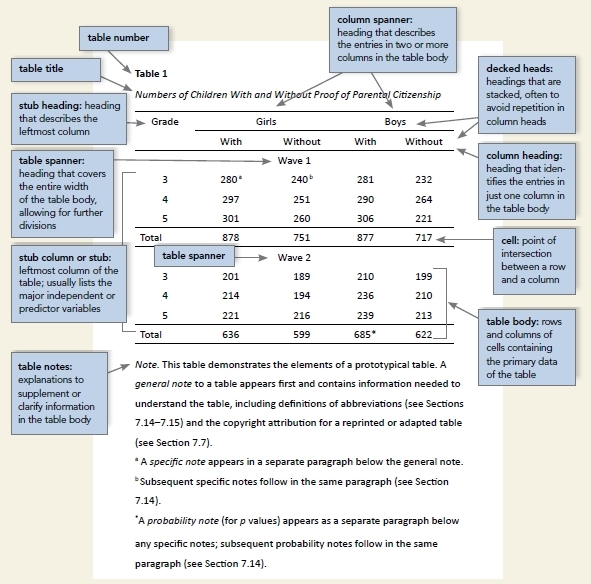
#> input picture references/table-setup-image_tcm11-262906_w1024_n.jpg, 591 x 584 px
$ python -i ocr_deblur_metrics_prepost.py   (imports and definitions only)   (older library calls are emulated)
#> lines starting #> are read from the running program, lines starting #| are printed output that depends on the picture; after the words box and inside, x2 and y2 are one past the last pixel; in counts of white or black regions, pixels touching at a corner belong together
#> further down, picture is the input picture: shape (584, 591, 3); mean B, G, R 229.3, 228, 225.2
import os
import cv2
import numpy as np
import pytesseract
from PIL import Image
import re
from pathlib import Path

# Set Tesseract command - adjust path as needed for Windows
pytesseract.pytesseract.tesseract_cmd = r'C:\Program Files\Tesseract-OCR\tesseract.exe'

# [13 lines left out: functions clean_text, detect_blur, not called in this run]

def deblur_image(image):
    """Apply deblurring techniques to image."""
    if len(image.shape) == 3:
        gray = cv2.cvtColor(image, cv2.COLOR_BGR2GRAY)
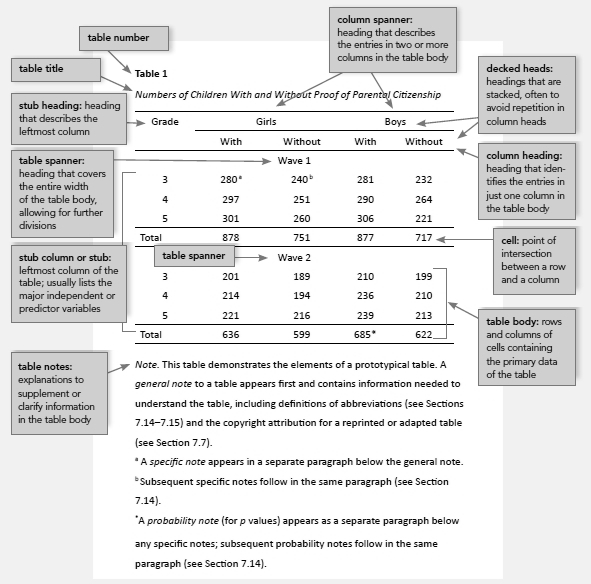
#> gray: shape (584, 591); min 0, max 255, mean 227.3
    else:
        gray = image.copy()

    # Histogram equalization
    gray = cv2.equalizeHist(gray)
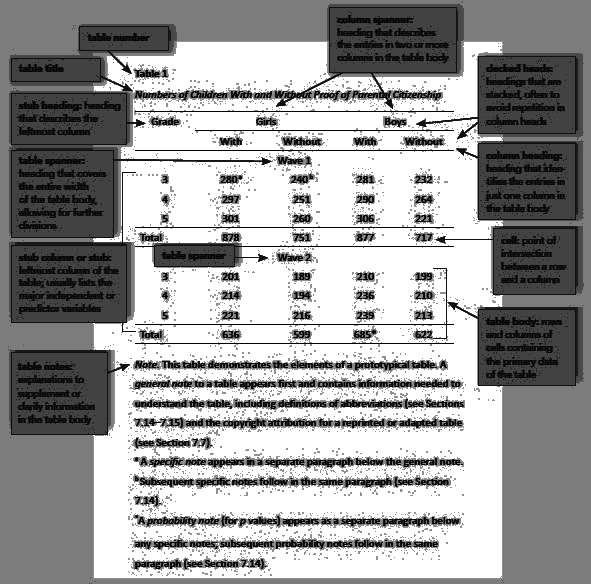
#> gray: shape (584, 591); min 0, max 255, mean 157.7

    # Increase contrast
    gray = cv2.convertScaleAbs(gray, alpha=2.5, beta=50)
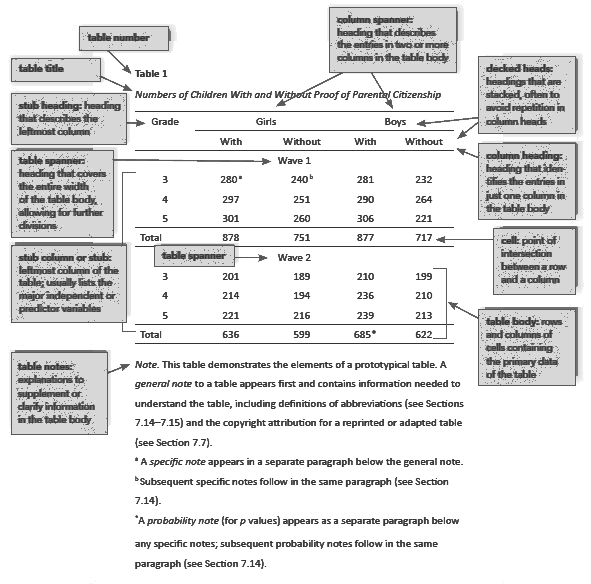
#> gray: shape (584, 591); min 50, max 255, mean 227.7

    # Resize for better readability
    height, width = gray.shape
#> height = 584; width = 591
    scale_factor = 2
    resized = cv2.resize(gray, (width * scale_factor, height * scale_factor), interpolation=cv2.INTER_CUBIC)

    # Gaussian blur to reduce noise
    blurred = cv2.GaussianBlur(resized, (3, 3), 0)

    # Adaptive and Otsu thresholding
    _, binary_otsu = cv2.threshold(blurred, 0, 255, cv2.THRESH_BINARY + cv2.THRESH_OTSU)
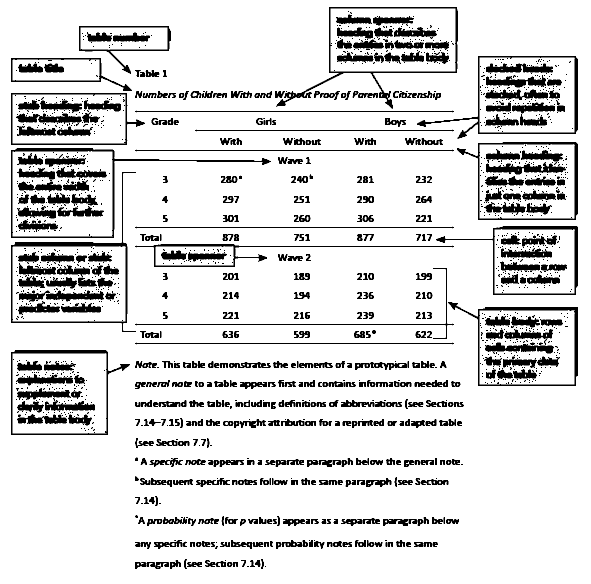
#> binary_otsu: shape (1168, 1182) (shown at 1/2 size); 86% white; 1670 black regions (1136 under 20 px), largest, box (x1, y1, x2, y2) and area: (22, 296, 542, 476) 4224, (22, 344, 272, 664) 4064, (552, 14, 916, 218) 4033
    binary_adaptive = cv2.adaptiveThreshold(blurred, 255, cv2.ADAPTIVE_THRESH_GAUSSIAN_C, cv2.THRESH_BINARY, 11, 2)
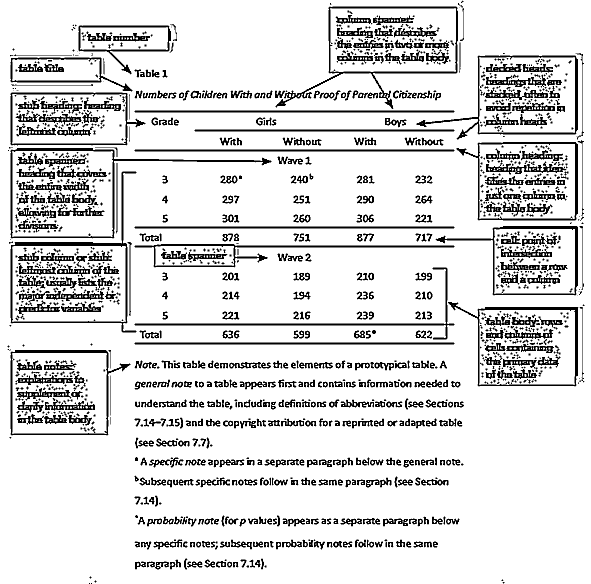
#> binary_adaptive: shape (1168, 1182) (shown at 1/2 size); 86.3% white; 1665 black regions (881 under 20 px), largest, box (x1, y1, x2, y2) and area: (21, 343, 273, 665) 4363, (551, 13, 916, 218) 4331, (21, 296, 543, 477) 4308
    binary = cv2.bitwise_and(binary_adaptive, binary_otsu)
#> binary: shape (1168, 1182); 83.9% white; 1576 black regions (863 under 20 px), largest, box (x1, y1, x2, y2) and area: (551, 13, 916, 218) 4638, (21, 343, 273, 665) 4605, (21, 296, 543, 477) 4519

    # Sharpen
    kernel_sharpening = np.array([[0, -1, 0], [-1, 5, -1], [0, -1, 0]])
    binary = cv2.filter2D(binary, -1, kernel_sharpening)

    # Morphological operations
    kernel = np.ones((3, 3), np.uint8)
    binary = cv2.dilate(binary, kernel, iterations=1)
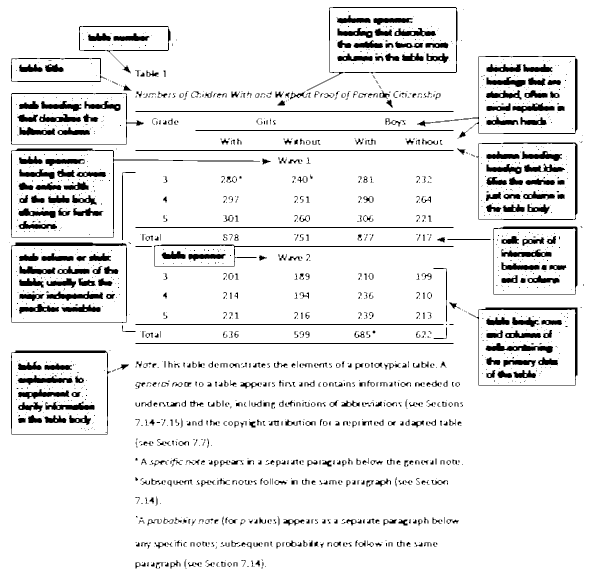
#> binary: shape (1168, 1182) (shown at 1/2 size); 91.8% white; 1797 black regions (1187 under 20 px), largest, box (x1, y1, x2, y2) and area: (22, 485, 254, 646) 2221, (22, 297, 520, 475) 2208, (936, 615, 1155, 771) 1979
    binary = cv2.erode(binary, kernel, iterations=1)
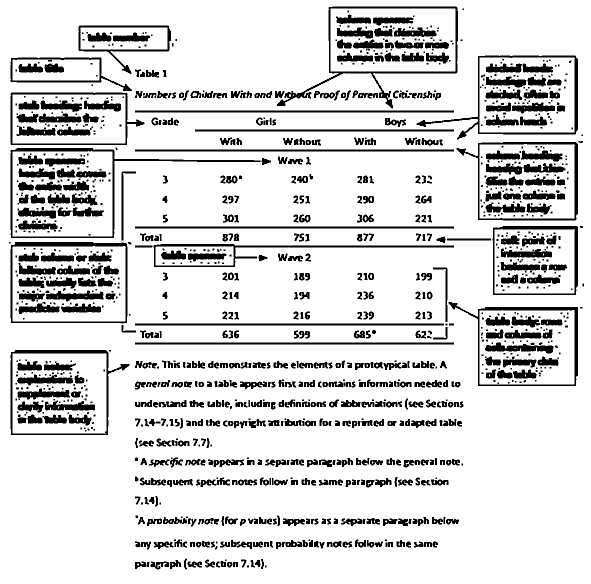
#> binary: shape (1168, 1182) (shown at 1/2 size); 85.1% white; 1299 black regions (620 under 20 px), largest, box (x1, y1, x2, y2) and area: (554, 13, 916, 217) 4579, (21, 296, 521, 476) 4328, (833, 111, 1156, 279) 3812

    return binary

# [95 lines left out: functions extract_text, calculate_metrics, evaluate_document, main, not called in this run]

# [2 lines not run here, left out]

>>> import cv2
>>> picture = cv2.imread('table-setup-image_tcm11-262906_w1024_n.jpg')
>>> result = deblur_image(picture)

$ run again, on references/IMG_6047.PNG
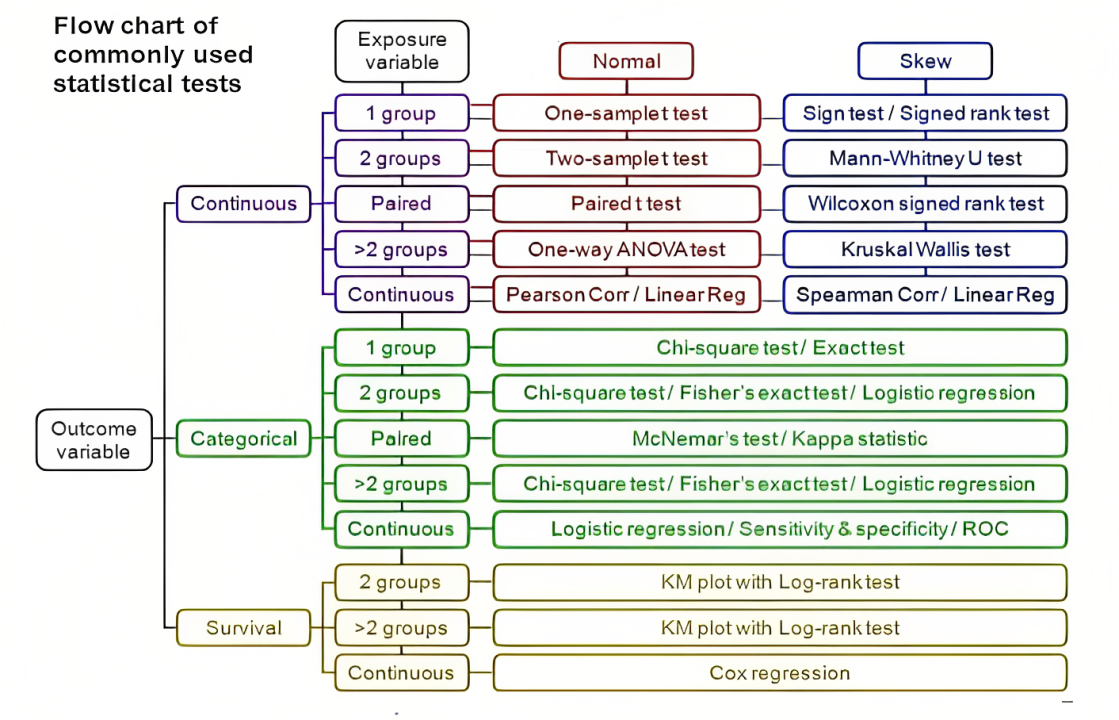
#> input picture references/IMG_6047.PNG, 1119 x 720 px
#> picture is the input picture: shape (720, 1119, 3); mean B, G, R 227.5, 232.8, 230.7
#> in deblur_image, `_, binary_otsu = cv2.threshold(blurred, 0, 255, cv2.THRESH_BINARY + cv..`:
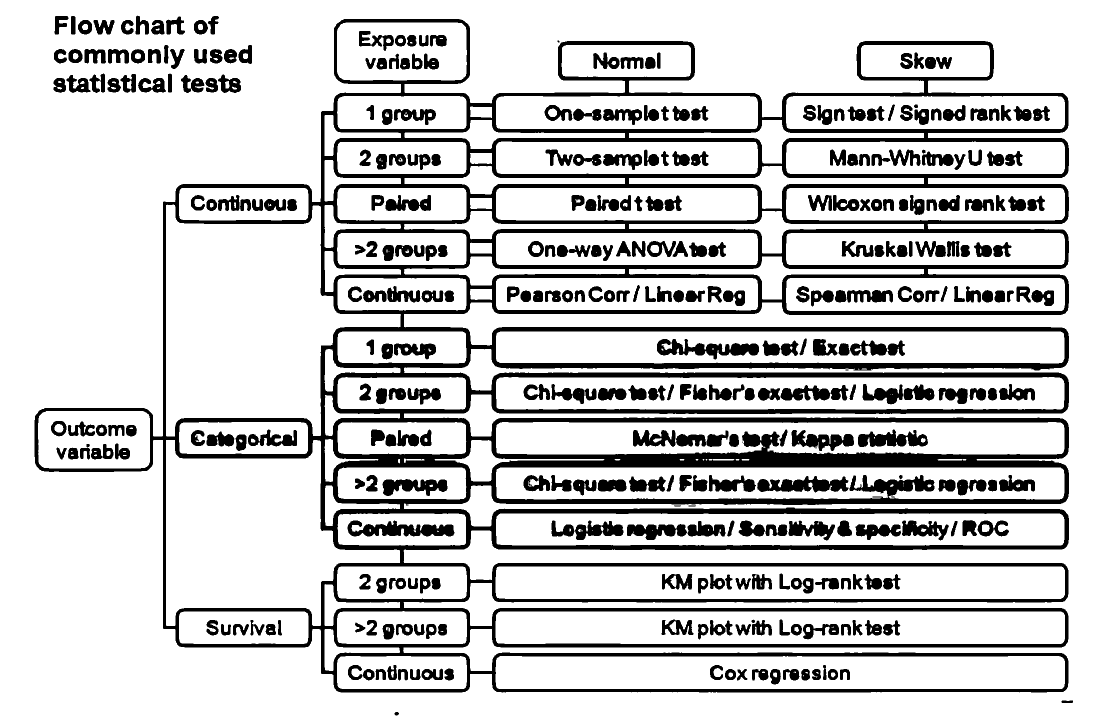
#> binary_otsu: shape (1440, 2238) (shown at 1/2 size); 80.2% white; 369 black regions (6 under 20 px), largest, box (x1, y1, x2, y2) and area: (69, 38, 2138, 1385) 399546, (695, 1041, 909, 1073) 4213, (1314, 678, 1518, 719) 4064
#> binary_adaptive: shape (1440, 2238); 83.8% white; 2875 black regions (1866 under 20 px), largest, box (x1, y1, x2, y2) and area: (70, 39, 2137, 1385) 232416, (983, 836, 2137, 917) 16541, (983, 928, 2137, 1008) 16369
#> in deblur_image, `binary = cv2.erode(binary, kernel, iterations=1)`:
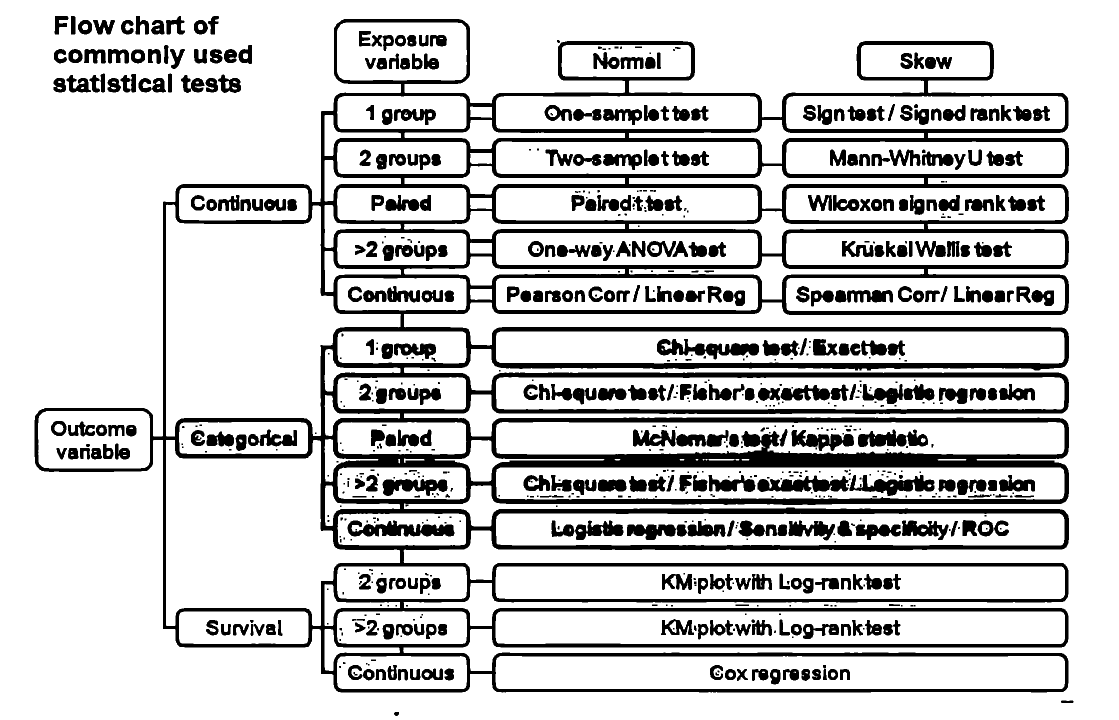
#> binary: shape (1440, 2238) (shown at 1/2 size); 79.9% white; 798 black regions (322 under 20 px), largest, box (x1, y1, x2, y2) and area: (69, 38, 2138, 1385) 395851, (695, 1041, 909, 1073) 4247, (1314, 678, 1518, 719) 4083
